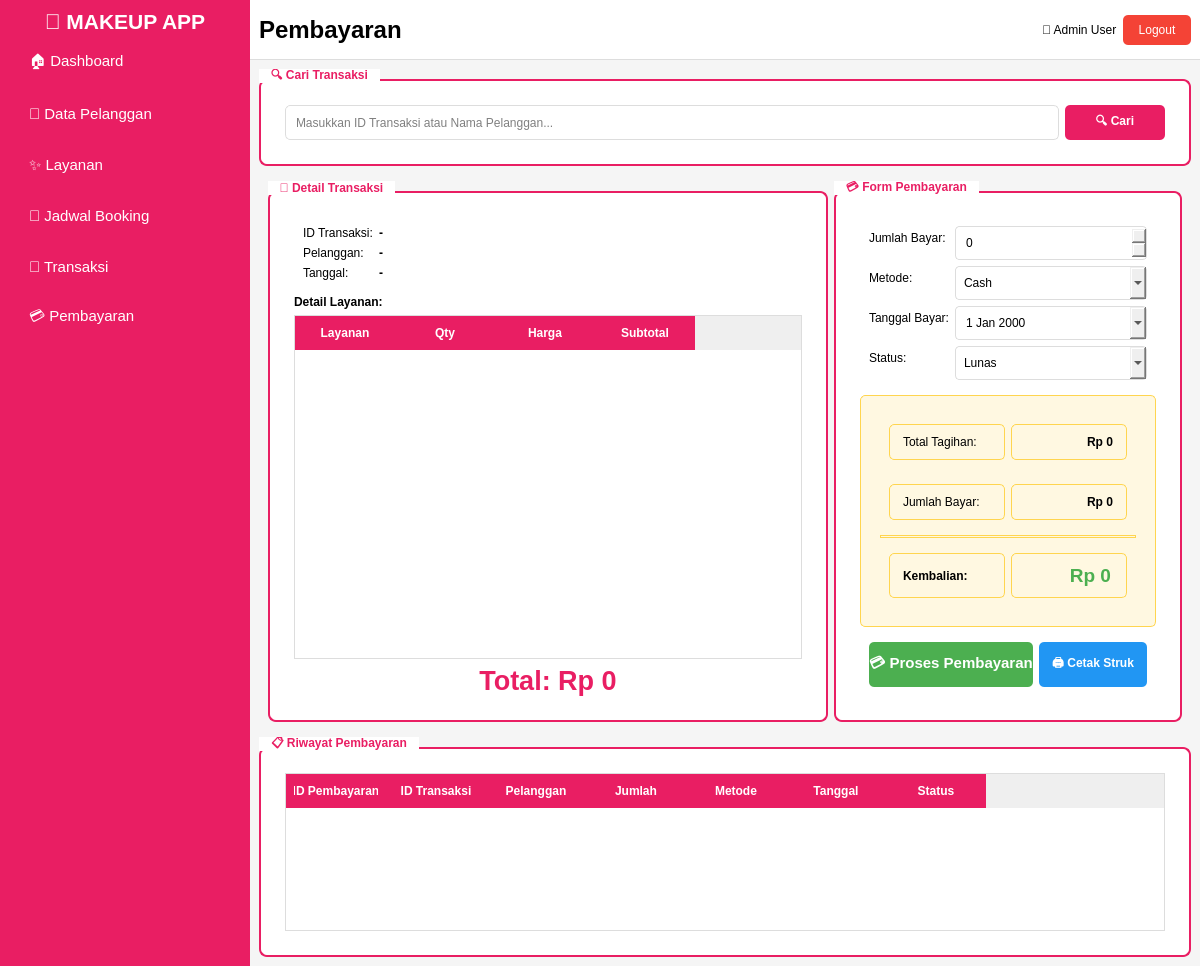
<?xml version="1.0" encoding="UTF-8"?>
<ui version="4.0">
 <class>MainWindow</class>
 <widget class="QMainWindow" name="MainWindow">
  <property name="geometry">
   <rect>
    <x>0</x>
    <y>0</y>
    <width>1200</width>
    <height>966</height>
   </rect>
  </property>
  <property name="windowTitle">
   <string>Pembayaran - Aplikasi Jasa Makeup</string>
  </property>
  <widget class="QWidget" name="centralwidget">
   <layout class="QHBoxLayout" name="horizontalLayout">
    <property name="spacing">
     <number>0</number>
    </property>
    <property name="leftMargin">
     <number>0</number>
    </property>
    <property name="topMargin">
     <number>0</number>
    </property>
    <property name="rightMargin">
     <number>0</number>
    </property>
    <property name="bottomMargin">
     <number>0</number>
    </property>
    <item>
     <widget class="QFrame" name="frameSidebar">
      <property name="minimumSize">
       <size>
        <width>250</width>
        <height>0</height>
       </size>
      </property>
      <property name="maximumSize">
       <size>
        <width>250</width>
        <height>16777215</height>
       </size>
      </property>
      <property name="styleSheet">
       <string notr="true">QFrame#frameSidebar {
    background-color: #E91E63;
}

QPushButton {
    background-color: transparent;
    color: white;
    text-align: left;
    padding-left: 20px;
    border: none;
    font-size: 11pt;
}

QPushButton:hover {
    background-color: #C2185B;
}

QLabel {
    color: white;
}</string>
      </property>
      <layout class="QVBoxLayout" name="verticalLayout">
       <item>
        <widget class="QLabel" name="lblLogo">
         <property name="font">
          <font>
           <pointsize>16</pointsize>
           <weight>75</weight>
           <bold>true</bold>
          </font>
         </property>
         <property name="text">
          <string>💄 MAKEUP APP</string>
         </property>
         <property name="alignment">
          <set>Qt::AlignCenter</set>
         </property>
         <property name="margin">
          <number>20</number>
         </property>
        </widget>
       </item>
       <item>
        <widget class="QPushButton" name="btnDashboard">
         <property name="minimumSize">
          <size>
           <width>0</width>
           <height>45</height>
          </size>
         </property>
         <property name="text">
          <string>🏠 Dashboard</string>
         </property>
        </widget>
       </item>
       <item>
        <widget class="QPushButton" name="btnPelanggan">
         <property name="minimumSize">
          <size>
           <width>0</width>
           <height>45</height>
          </size>
         </property>
         <property name="text">
          <string>👥 Data Pelanggan</string>
         </property>
        </widget>
       </item>
       <item>
        <widget class="QPushButton" name="btnLayanan">
         <property name="minimumSize">
          <size>
           <width>0</width>
           <height>45</height>
          </size>
         </property>
         <property name="text">
          <string>✨ Layanan</string>
         </property>
        </widget>
       </item>
       <item>
        <widget class="QPushButton" name="btnJadwal">
         <property name="minimumSize">
          <size>
           <width>0</width>
           <height>45</height>
          </size>
         </property>
         <property name="text">
          <string>📅 Jadwal Booking</string>
         </property>
        </widget>
       </item>
       <item>
        <widget class="QPushButton" name="btnTransaksi">
         <property name="minimumSize">
          <size>
           <width>0</width>
           <height>45</height>
          </size>
         </property>
         <property name="text">
          <string>🛒 Transaksi</string>
         </property>
        </widget>
       </item>
       <item>
        <widget class="QPushButton" name="btnPembayaran">
         <property name="minimumSize">
          <size>
           <width>0</width>
           <height>45</height>
          </size>
         </property>
         <property name="text">
          <string>💳 Pembayaran</string>
         </property>
        </widget>
       </item>
       <item>
        <spacer name="verticalSpacer">
         <property name="orientation">
          <enum>Qt::Vertical</enum>
         </property>
         <property name="sizeHint" stdset="0">
          <size>
           <width>20</width>
           <height>40</height>
          </size>
         </property>
        </spacer>
       </item>
      </layout>
     </widget>
    </item>
    <item>
     <widget class="QWidget" name="widgetContent" native="true">
      <layout class="QVBoxLayout" name="verticalLayout_2">
       <property name="spacing">
        <number>0</number>
       </property>
       <property name="leftMargin">
        <number>0</number>
       </property>
       <property name="topMargin">
        <number>0</number>
       </property>
       <property name="rightMargin">
        <number>0</number>
       </property>
       <property name="bottomMargin">
        <number>0</number>
       </property>
       <item>
        <widget class="QFrame" name="frameHeader">
         <property name="minimumSize">
          <size>
           <width>0</width>
           <height>60</height>
          </size>
         </property>
         <property name="maximumSize">
          <size>
           <width>16777215</width>
           <height>60</height>
          </size>
         </property>
         <property name="styleSheet">
          <string notr="true">QFrame#frameHeader {
    background-color: white;
    border-bottom: 1px solid #ddd;
}</string>
         </property>
         <layout class="QHBoxLayout" name="horizontalLayout_2">
          <item>
           <widget class="QLabel" name="lblPageTitle">
            <property name="font">
             <font>
              <pointsize>18</pointsize>
              <weight>75</weight>
              <bold>true</bold>
             </font>
            </property>
            <property name="text">
             <string>Pembayaran</string>
            </property>
           </widget>
          </item>
          <item>
           <spacer name="horizontalSpacer">
            <property name="orientation">
             <enum>Qt::Horizontal</enum>
            </property>
            <property name="sizeHint" stdset="0">
             <size>
              <width>40</width>
              <height>20</height>
             </size>
            </property>
           </spacer>
          </item>
          <item>
           <widget class="QLabel" name="lblUsername">
            <property name="text">
             <string>👤 Admin User</string>
            </property>
           </widget>
          </item>
          <item>
           <widget class="QPushButton" name="btnLogout">
            <property name="styleSheet">
             <string notr="true">QPushButton {
    background-color: #f44336;
    color: white;
    border: none;
    border-radius: 5px;
    padding: 8px 15px;
}
QPushButton:hover {
    background-color: #da190b;
}</string>
            </property>
            <property name="text">
             <string>Logout</string>
            </property>
           </widget>
          </item>
         </layout>
        </widget>
       </item>
       <item>
        <widget class="QWidget" name="pageContent" native="true">
         <property name="styleSheet">
          <string notr="true">QWidget#pageContent {
    background-color: #f5f5f5;
}</string>
         </property>
         <layout class="QVBoxLayout" name="verticalLayout_3">
          <item>
           <widget class="QGroupBox" name="groupSearch">
            <property name="styleSheet">
             <string notr="true">QGroupBox {
    border: 2px solid #E91E63;
    border-radius: 8px;
    margin-top: 10px;
    padding: 15px;
    background-color: white;
    font-weight: bold;
}
QGroupBox::title {
    subcontrol-origin: margin;
    subcontrol-position: top left;
    padding: 0 10px;
    background-color: white;
    color: #E91E63;
}</string>
            </property>
            <property name="title">
             <string>🔍 Cari Transaksi</string>
            </property>
            <layout class="QHBoxLayout" name="horizontalLayout_3">
             <item>
              <widget class="QLineEdit" name="txtSearchTransaksi">
               <property name="minimumSize">
                <size>
                 <width>0</width>
                 <height>35</height>
                </size>
               </property>
               <property name="styleSheet">
                <string notr="true">QLineEdit {
    border: 1px solid #ddd;
    border-radius: 5px;
    padding: 8px;
}
QLineEdit:focus {
    border: 2px solid #E91E63;
}</string>
               </property>
               <property name="placeholderText">
                <string>Masukkan ID Transaksi atau Nama Pelanggan...</string>
               </property>
              </widget>
             </item>
             <item>
              <widget class="QPushButton" name="btnCari">
               <property name="minimumSize">
                <size>
                 <width>100</width>
                 <height>35</height>
                </size>
               </property>
               <property name="styleSheet">
                <string notr="true">QPushButton {
    background-color: #E91E63;
    color: white;
    padding: 8px 15px;
    border: none;
    border-radius: 5px;
    font-weight: bold;
}
QPushButton:hover {
    background-color: #C2185B;
}</string>
               </property>
               <property name="text">
                <string>🔍 Cari</string>
               </property>
              </widget>
             </item>
            </layout>
           </widget>
          </item>
          <item>
           <widget class="QWidget" name="widgetPembayaranContent" native="true">
            <layout class="QHBoxLayout" name="horizontalLayout_4">
             <item>
              <widget class="QGroupBox" name="groupDetailTransaksi">
               <property name="styleSheet">
                <string notr="true">QGroupBox {
    border: 2px solid #E91E63;
    border-radius: 8px;
    margin-top: 10px;
    padding: 15px;
    background-color: white;
    font-weight: bold;
}
QGroupBox::title {
    subcontrol-origin: margin;
    subcontrol-position: top left;
    padding: 0 10px;
    background-color: white;
    color: #E91E63;
}</string>
               </property>
               <property name="title">
                <string>📄 Detail Transaksi</string>
               </property>
               <layout class="QVBoxLayout" name="verticalLayout_4">
                <item>
                 <widget class="QWidget" name="widget" native="true">
                  <layout class="QFormLayout" name="formLayout">
                   <item row="0" column="0">
                    <widget class="QLabel" name="label">
                     <property name="text">
                      <string>ID Transaksi:</string>
                     </property>
                    </widget>
                   </item>
                   <item row="0" column="1">
                    <widget class="QLabel" name="lblIDTransaksi">
                     <property name="font">
                      <font>
                       <weight>75</weight>
                       <bold>true</bold>
                      </font>
                     </property>
                     <property name="text">
                      <string>-</string>
                     </property>
                    </widget>
                   </item>
                   <item row="1" column="0">
                    <widget class="QLabel" name="label_3">
                     <property name="text">
                      <string>Pelanggan:</string>
                     </property>
                    </widget>
                   </item>
                   <item row="1" column="1">
                    <widget class="QLabel" name="lblNamaPelanggan">
                     <property name="font">
                      <font>
                       <weight>75</weight>
                       <bold>true</bold>
                      </font>
                     </property>
                     <property name="text">
                      <string>-</string>
                     </property>
                    </widget>
                   </item>
                   <item row="2" column="0">
                    <widget class="QLabel" name="label_5">
                     <property name="text">
                      <string>Tanggal:</string>
                     </property>
                    </widget>
                   </item>
                   <item row="2" column="1">
                    <widget class="QLabel" name="lblTanggalTransaksi">
                     <property name="font">
                      <font>
                       <weight>75</weight>
                       <bold>true</bold>
                      </font>
                     </property>
                     <property name="text">
                      <string>-</string>
                     </property>
                    </widget>
                   </item>
                  </layout>
                 </widget>
                </item>
                <item>
                 <widget class="QLabel" name="label_7">
                  <property name="font">
                   <font>
                    <weight>75</weight>
                    <bold>true</bold>
                   </font>
                  </property>
                  <property name="text">
                   <string>Detail Layanan:</string>
                  </property>
                 </widget>
                </item>
                <item>
                 <widget class="QTableWidget" name="tableDetailTransaksi">
                  <property name="styleSheet">
                   <string notr="true">QTableWidget {
    background-color: white;
    border: 1px solid #ddd;
    gridline-color: #f0f0f0;
}
QHeaderView::section {
    background-color: #E91E63;
    color: white;
    padding: 8px;
    border: none;
    font-weight: bold;
}</string>
                  </property>
                  <column>
                   <property name="text">
                    <string>Layanan</string>
                   </property>
                  </column>
                  <column>
                   <property name="text">
                    <string>Qty</string>
                   </property>
                  </column>
                  <column>
                   <property name="text">
                    <string>Harga</string>
                   </property>
                  </column>
                  <column>
                   <property name="text">
                    <string>Subtotal</string>
                   </property>
                  </column>
                 </widget>
                </item>
                <item>
                 <widget class="QLabel" name="lblTotalTagihan">
                  <property name="font">
                   <font>
                    <pointsize>20</pointsize>
                    <weight>75</weight>
                    <bold>true</bold>
                   </font>
                  </property>
                  <property name="styleSheet">
                   <string notr="true">color: #E91E63;</string>
                  </property>
                  <property name="text">
                   <string>Total: Rp 0</string>
                  </property>
                  <property name="alignment">
                   <set>Qt::AlignCenter</set>
                  </property>
                 </widget>
                </item>
               </layout>
              </widget>
             </item>
             <item>
              <widget class="QGroupBox" name="groupFormPembayaran">
               <property name="styleSheet">
                <string notr="true">QGroupBox {
    border: 2px solid #E91E63;
    border-radius: 8px;
    margin-top: 10px;
    padding: 15px;
    background-color: white;
    font-weight: bold;
}
QGroupBox::title {
    subcontrol-origin: margin;
    subcontrol-position: top left;
    padding: 0 10px;
    background-color: white;
    color: #E91E63;
}</string>
               </property>
               <property name="title">
                <string>💳 Form Pembayaran</string>
               </property>
               <layout class="QVBoxLayout" name="verticalLayout_5">
                <item>
                 <widget class="QWidget" name="widget_2" native="true">
                  <layout class="QFormLayout" name="formLayout_2">
                   <item row="0" column="0">
                    <widget class="QLabel" name="label_2">
                     <property name="text">
                      <string>Jumlah Bayar:</string>
                     </property>
                    </widget>
                   </item>
                   <item row="0" column="1">
                    <widget class="QSpinBox" name="spinJumlahBayar">
                     <property name="styleSheet">
                      <string notr="true">QSpinBox {
    border: 1px solid #ddd;
    border-radius: 4px;
    padding: 8px;
}</string>
                     </property>
                     <property name="maximum">
                      <number>999999999</number>
                     </property>
                    </widget>
                   </item>
                   <item row="1" column="0">
                    <widget class="QLabel" name="label_4">
                     <property name="text">
                      <string>Metode:</string>
                     </property>
                    </widget>
                   </item>
                   <item row="1" column="1">
                    <widget class="QComboBox" name="cmbMetodePembayaran">
                     <property name="styleSheet">
                      <string notr="true">QComboBox {
    border: 1px solid #ddd;
    border-radius: 4px;
    padding: 8px;
}</string>
                     </property>
                     <item>
                      <property name="text">
                       <string>Cash</string>
                      </property>
                     </item>
                     <item>
                      <property name="text">
                       <string>Transfer Bank</string>
                      </property>
                     </item>
                     <item>
                      <property name="text">
                       <string>E-Wallet (GoPay/OVO/Dana)</string>
                      </property>
                     </item>
                     <item>
                      <property name="text">
                       <string>Debit/Credit Card</string>
                      </property>
                     </item>
                    </widget>
                   </item>
                   <item row="2" column="0">
                    <widget class="QLabel" name="label_6">
                     <property name="text">
                      <string>Tanggal Bayar:</string>
                     </property>
                    </widget>
                   </item>
                   <item row="2" column="1">
                    <widget class="QDateEdit" name="dateTanggalBayar">
                     <property name="styleSheet">
                      <string notr="true">QDateEdit {
    border: 1px solid #ddd;
    border-radius: 4px;
    padding: 8px;
}</string>
                     </property>
                     <property name="calendarPopup">
                      <bool>true</bool>
                     </property>
                    </widget>
                   </item>
                   <item row="3" column="0">
                    <widget class="QLabel" name="label_8">
                     <property name="text">
                      <string>Status:</string>
                     </property>
                    </widget>
                   </item>
                   <item row="3" column="1">
                    <widget class="QComboBox" name="cmbStatusPembayaran">
                     <property name="styleSheet">
                      <string notr="true">QComboBox {
    border: 1px solid #ddd;
    border-radius: 4px;
    padding: 8px;
}</string>
                     </property>
                     <item>
                      <property name="text">
                       <string>Lunas</string>
                      </property>
                     </item>
                     <item>
                      <property name="text">
                       <string>Belum Lunas</string>
                      </property>
                     </item>
                     <item>
                      <property name="text">
                       <string>DP (Down Payment)</string>
                      </property>
                     </item>
                    </widget>
                   </item>
                  </layout>
                 </widget>
                </item>
                <item>
                 <widget class="QFrame" name="frameKalkulasi">
                  <property name="styleSheet">
                   <string notr="true">QFrame {
    background-color: #FFF8E1;
    border: 1px solid #FFD54F;
    border-radius: 5px;
    padding: 10px;
}</string>
                  </property>
                  <layout class="QVBoxLayout" name="verticalLayout_6">
                   <item>
                    <widget class="QWidget" name="widget_3" native="true">
                     <layout class="QHBoxLayout" name="horizontalLayout_5">
                      <item>
                       <widget class="QLabel" name="label_9">
                        <property name="text">
                         <string>Total Tagihan:</string>
                        </property>
                       </widget>
                      </item>
                      <item>
                       <widget class="QLabel" name="lblTotalTagihan2">
                        <property name="font">
                         <font>
                          <weight>75</weight>
                          <bold>true</bold>
                         </font>
                        </property>
                        <property name="text">
                         <string>Rp 0</string>
                        </property>
                        <property name="alignment">
                         <set>Qt::AlignRight|Qt::AlignTrailing|Qt::AlignVCenter</set>
                        </property>
                       </widget>
                      </item>
                     </layout>
                    </widget>
                   </item>
                   <item>
                    <widget class="QWidget" name="widget_4" native="true">
                     <layout class="QHBoxLayout" name="horizontalLayout_6">
                      <item>
                       <widget class="QLabel" name="label_12">
                        <property name="text">
                         <string>Jumlah Bayar:</string>
                        </property>
                       </widget>
                      </item>
                      <item>
                       <widget class="QLabel" name="lblJumlahBayar">
                        <property name="font">
                         <font>
                          <weight>75</weight>
                          <bold>true</bold>
                         </font>
                        </property>
                        <property name="text">
                         <string>Rp 0</string>
                        </property>
                        <property name="alignment">
                         <set>Qt::AlignRight|Qt::AlignTrailing|Qt::AlignVCenter</set>
                        </property>
                       </widget>
                      </item>
                     </layout>
                    </widget>
                   </item>
                   <item>
                    <widget class="Line" name="line">
                     <property name="orientation">
                      <enum>Qt::Horizontal</enum>
                     </property>
                    </widget>
                   </item>
                   <item>
                    <widget class="QWidget" name="widget_5" native="true">
                     <layout class="QHBoxLayout" name="horizontalLayout_7">
                      <item>
                       <widget class="QLabel" name="label_15">
                        <property name="font">
                         <font>
                          <weight>75</weight>
                          <bold>true</bold>
                         </font>
                        </property>
                        <property name="text">
                         <string>Kembalian:</string>
                        </property>
                       </widget>
                      </item>
                      <item>
                       <widget class="QLabel" name="lblKembalian">
                        <property name="font">
                         <font>
                          <pointsize>14</pointsize>
                          <weight>75</weight>
                          <bold>true</bold>
                         </font>
                        </property>
                        <property name="styleSheet">
                         <string notr="true">color: #4CAF50;</string>
                        </property>
                        <property name="text">
                         <string>Rp 0</string>
                        </property>
                        <property name="alignment">
                         <set>Qt::AlignRight|Qt::AlignTrailing|Qt::AlignVCenter</set>
                        </property>
                       </widget>
                      </item>
                     </layout>
                    </widget>
                   </item>
                  </layout>
                 </widget>
                </item>
                <item>
                 <widget class="QWidget" name="widget_6" native="true">
                  <layout class="QHBoxLayout" name="horizontalLayout_8">
                   <item>
                    <widget class="QPushButton" name="btnProsesPembayaran">
                     <property name="minimumSize">
                      <size>
                       <width>0</width>
                       <height>45</height>
                      </size>
                     </property>
                     <property name="styleSheet">
                      <string notr="true">QPushButton {
    background-color: #4CAF50;
    color: white;
    border: none;
    border-radius: 5px;
    font-weight: bold;
    font-size: 11pt;
}
QPushButton:hover {
    background-color: #45a049;
}</string>
                     </property>
                     <property name="text">
                      <string>💳 Proses Pembayaran</string>
                     </property>
                    </widget>
                   </item>
                   <item>
                    <widget class="QPushButton" name="btnCetakStruk">
                     <property name="minimumSize">
                      <size>
                       <width>0</width>
                       <height>45</height>
                      </size>
                     </property>
                     <property name="styleSheet">
                      <string notr="true">QPushButton {
    background-color: #2196F3;
    color: white;
    border: none;
    border-radius: 5px;
    font-weight: bold;
}
QPushButton:hover {
    background-color: #0b7dda;
}</string>
                     </property>
                     <property name="text">
                      <string>🖨️ Cetak Struk</string>
                     </property>
                    </widget>
                   </item>
                  </layout>
                 </widget>
                </item>
               </layout>
              </widget>
             </item>
            </layout>
           </widget>
          </item>
          <item>
           <widget class="QGroupBox" name="groupHistory">
            <property name="styleSheet">
             <string notr="true">QGroupBox {
    border: 2px solid #E91E63;
    border-radius: 8px;
    margin-top: 10px;
    padding: 15px;
    background-color: white;
    font-weight: bold;
}
QGroupBox::title {
    subcontrol-origin: margin;
    subcontrol-position: top left;
    padding: 0 10px;
    background-color: white;
    color: #E91E63;
}</string>
            </property>
            <property name="title">
             <string>📋 Riwayat Pembayaran</string>
            </property>
            <layout class="QVBoxLayout" name="verticalLayout_7">
             <item>
              <widget class="QTableWidget" name="tableHistoryPembayaran">
               <property name="styleSheet">
                <string notr="true">QTableWidget {
    background-color: white;
    border: 1px solid #ddd;
    gridline-color: #f0f0f0;
}
QTableWidget::item:selected {
    background-color: #FCE4EC;
    color: #333;
}
QHeaderView::section {
    background-color: #E91E63;
    color: white;
    padding: 8px;
    border: none;
    font-weight: bold;
}</string>
               </property>
               <property name="alternatingRowColors">
                <bool>true</bool>
               </property>
               <column>
                <property name="text">
                 <string>ID Pembayaran</string>
                </property>
               </column>
               <column>
                <property name="text">
                 <string>ID Transaksi</string>
                </property>
               </column>
               <column>
                <property name="text">
                 <string>Pelanggan</string>
                </property>
               </column>
               <column>
                <property name="text">
                 <string>Jumlah</string>
                </property>
               </column>
               <column>
                <property name="text">
                 <string>Metode</string>
                </property>
               </column>
               <column>
                <property name="text">
                 <string>Tanggal</string>
                </property>
               </column>
               <column>
                <property name="text">
                 <string>Status</string>
                </property>
               </column>
              </widget>
             </item>
            </layout>
           </widget>
          </item>
         </layout>
        </widget>
       </item>
      </layout>
     </widget>
    </item>
   </layout>
  </widget>
 </widget>
 <resources/>
 <connections/>
</ui>
